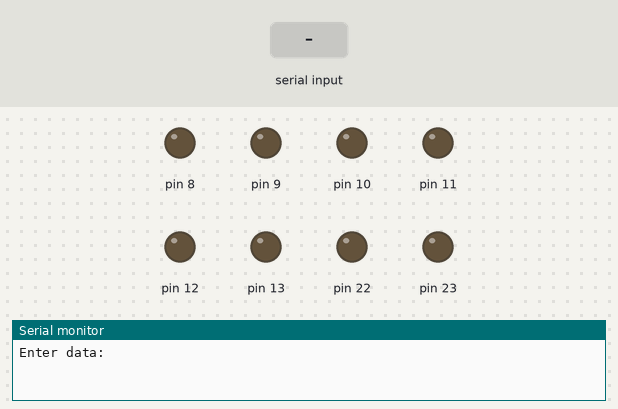
A sketch run on a simulated Arduino Uno, built with avr-gcc and run on an emulated ATmega328P. Parts: output pins drawn as LEDs (lit = HIGH), the last lines printed to the serial monitor. The test bench sets the inputs (shaded band).

Above: at 1.2 s.
1.3 s: "red" received over Serial
At 3.5 s:
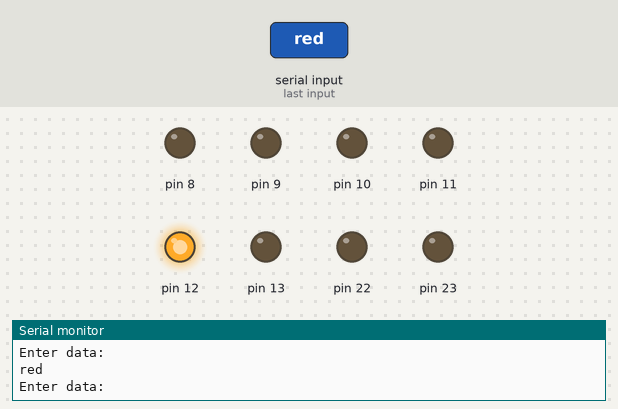
3.8 s: "blue" received over Serial
At 5.5 s:
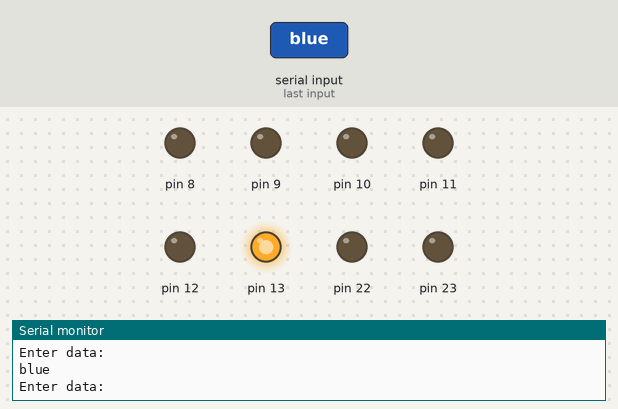
6.3 s: "yellow" received over Serial
At 8.4 s:
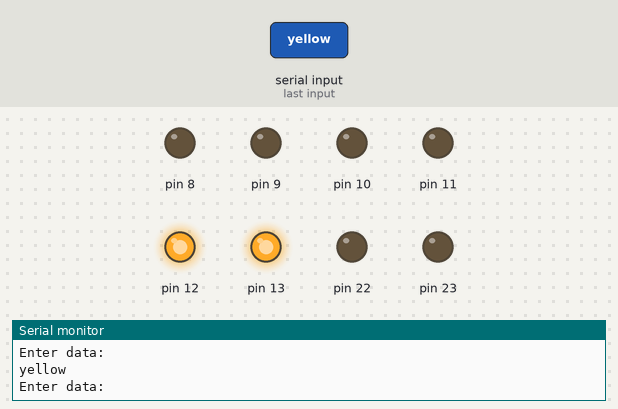
8.7 s: "purple" received over Serial
At 10.4 s:
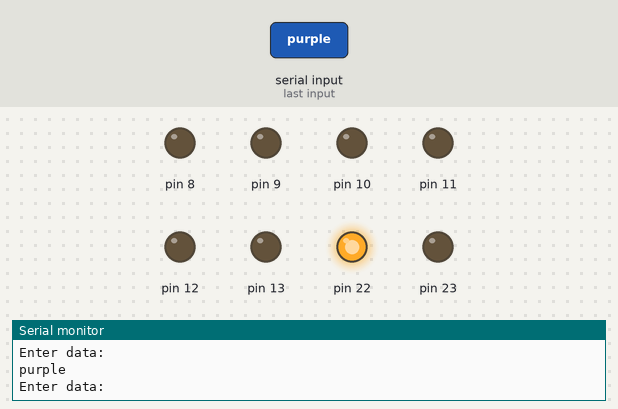
11.1 s: "cone" received over Serial
At 13.3 s:
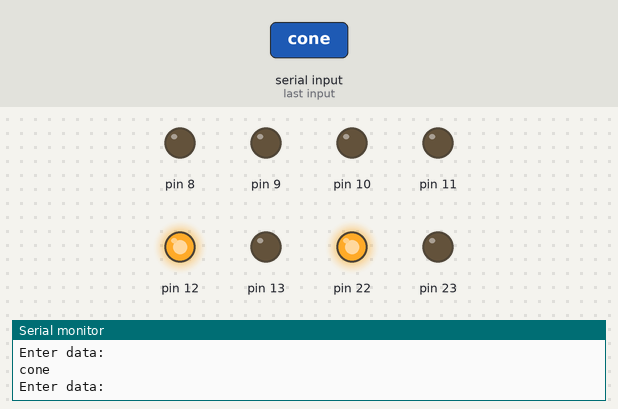
13.6 s: "cube" received over Serial
At 15.3 s:
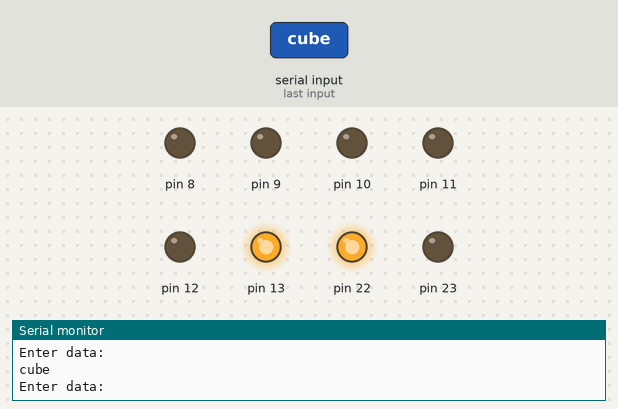
Timing chart, 0 to 16.8 s (numbered marks = the images above; inputs shaded):
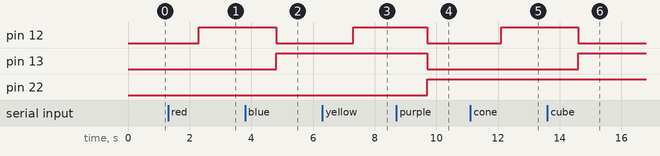

Measured:
- after the input at 1.3 s, pin 12: LOW → HIGH after 1.0 s
- after the input at 3.8 s, pin 12: HIGH → LOW after 1.0 s; pin 13: LOW → HIGH after 1.0 s
- after the input at 6.3 s, pin 12: LOW → HIGH after 1.0 s
- after the input at 8.7 s, pin 12, pin 13: HIGH → LOW after 1.0 s; pin 22: LOW → HIGH after 1.0 s
- after the input at 11.1 s, pin 12: LOW → HIGH after 1.0 s
- after the input at 13.6 s, pin 12: HIGH → LOW after 1.0 s; pin 13: LOW → HIGH after 1.0 s

The sketch:

SerialMonitor__RIOSIM_.ino
```cpp
void setup() {
  Serial.begin(115200);
  DDRB = B11111111;
  PORTB = B00000000;
}

void loop() {
  Serial.println("Enter data:");
  while (Serial.available() == 0) {}     //wait for data available
  String teststr = Serial.readString();  //read until timeout
  teststr.trim(); // remove any \r \n whitespace at the end of the String
  if (teststr == "clear") {
    PORTB = B00000000;
    Serial.println(teststr);
  }
  if (teststr == "red") {
    PORTB = B00010000;
    Serial.println(teststr);
  }
  if (teststr == "blue") {
    PORTB = B00100000;
    Serial.println(teststr);
  }
  if (teststr == "yellow") {
    PORTB = B00110000;
    Serial.println(teststr);
  }
  if (teststr == "purple") {
    PORTB = B01000000;
    Serial.println(teststr);
  }
  if (teststr == "cone") {
    PORTB = B01010000;
    Serial.println(teststr);
  }
  if (teststr == "cube") {
    PORTB = B01100000;
    Serial.println(teststr);
  }
  if (teststr == "fire") {
    PORTB = B01110000;
    Serial.println(teststr);
  }
}
```
